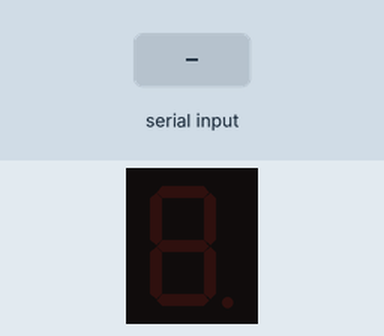
The sketch below on a simulated Arduino Uno, built with avr-gcc and run on an emulated ATmega328P. On the bench: 1-digit seven-segment display. Wiring (inferred from the names in the program): 1-digit 7-segment display, segments lit when HIGH: segments pin 2, pin 3, pin 4, pin 5, pin 6, pin 7, pin 8. Inputs (shaded band) come from the test bench. The segment pins are drawn as the display they are named for.

Above: at 1.2 s.
1.3 s: "90,45\n" received over Serial
At 2.4 s:
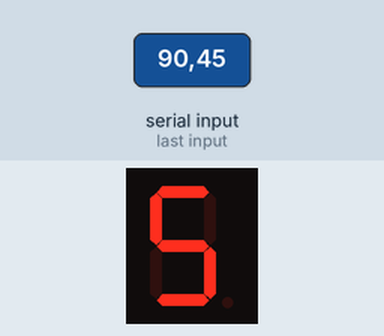
2.8 s: "30,150\n" received over Serial
At 3.6 s:
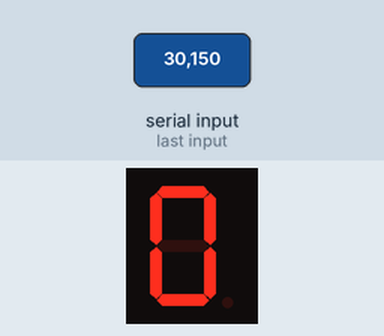
4.3 s: "200\n" received over Serial
5.8 s: "5\n" received over Serial
At 6.9 s:
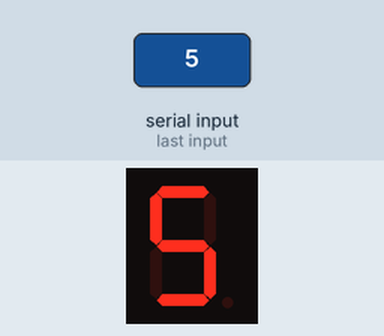
7.3 s: "90\n" received over Serial
At 8.1 s:
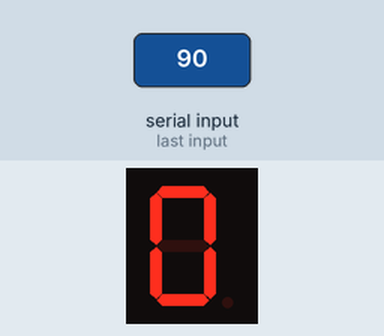
Timing chart, 0 to 9.8 s (numbered marks = the images above; inputs shaded):
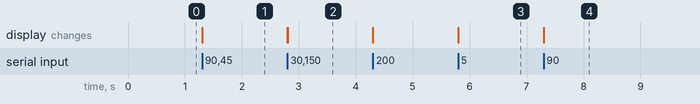

Measured:
- after the input at 1.3 s, the display: first changes at once (image 1 shows a later state)
- after the input at 2.8 s, the display: first changes at once (image 2 shows a later state)
- after the input at 5.8 s, the display: changes at once (image 3)
- after the input at 7.3 s, the display: first changes at once (image 4 shows a later state)

The sketch:

sketch_jul14a.ino
```cpp
int segmentPins[7] = {2, 3, 4, 5, 6, 7, 8}; // a,b,c,d,e,f,g

int numberPatterns[10][7] = {
  {1,1,1,1,1,1,0}, // 0 er jonno
  {0,1,1,0,0,0,0}, // 1 er jonno
  {1,1,0,1,1,0,1}, // 2 er jonno
  {1,1,1,1,0,0,1}, // 3 er jonno
  {0,1,1,0,0,1,1}, // 4 er jonno
  {1,0,1,1,0,1,1}, // 5 er jonno
  {1,0,1,1,1,1,1}, // 6 er jonno
  {1,1,1,0,0,0,0}, // 7 er jonno
  {1,1,1,1,1,1,1}, // 8 er jonno
  {1,1,1,1,0,1,1}  // 9 er jonno
};

void setup() {
  Serial.begin(9600); // serial start korlam
  for(int i = 0; i < 7; i++) {
    pinMode(segmentPins[i], OUTPUT); // sob pin output dilam
  }
}

void loop() {
  if(Serial.available() > 0) { // data ashle
    char received = Serial.read(); // data nilam
    if(received >= '0' && received <= '9') { // number hole
      int number = received - '0'; // char theke number
      displayNumber(number); // display te dekhaisi
    }
  }
}

void displayNumber(int num) {
  for(int i = 0; i < 7; i++) {
    digitalWrite(segmentPins[i], numberPatterns[num][i]); // segment on/off korlam
  }
}
```
